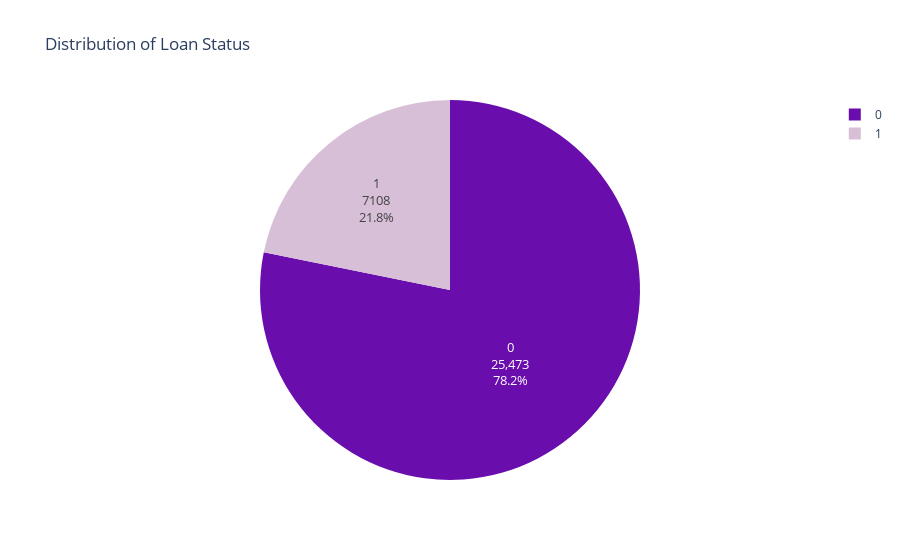

The notebook cell saved with this chart:
### Code cell
# Get value counts for 'loan_status'
level_counts = data['loan_status'].value_counts()

# Define custom colors: one dark purple and one light purple
custom_colors = ['#6A0DAD', '#D8BFD8']  # Dark purple and light purple

# Create the pie chart with the custom colors
fig = px.pie(
    values=level_counts.values,
    names=level_counts.index,
    color_discrete_sequence=custom_colors,  # Custom colors for the two categories
    title='Distribution of Loan Status'
)

# Update the traces to add text information and styling
fig.update_traces(
    textinfo='label+percent+value',  # Show label, percentage, and value
    textfont_size=13,  # Set font size for text
    marker=dict(
        line=dict(color='#102000')  # Set border color
    )
)

# Show the plot
fig.show()

### Figure 1 — Plotly figure (JSON) as saved in the notebook; plotly's stock layout.template omitted (floating-point values rounded to 4 significant figures)
{"data": [{"domain": {"x": [0, 1], "y": [0, 1]}, "hovertemplate": "label=%{label}<br>value=%{value}<extra></extra>", "labels": [0, 1], "legendgroup": "", "marker": {"line": {"color": "#102000"}}, "name": "", "showlegend": true, "textfont": {"size": 13}, "textinfo": "label+percent+value", "type": "pie", "values": [25473, 7108]}], "layout": {"legend": {"tracegroupgap": 0}, "piecolorway": ["#6A0DAD", "#D8BFD8"], "title": {"text": "Distribution of Loan Status"}}}
